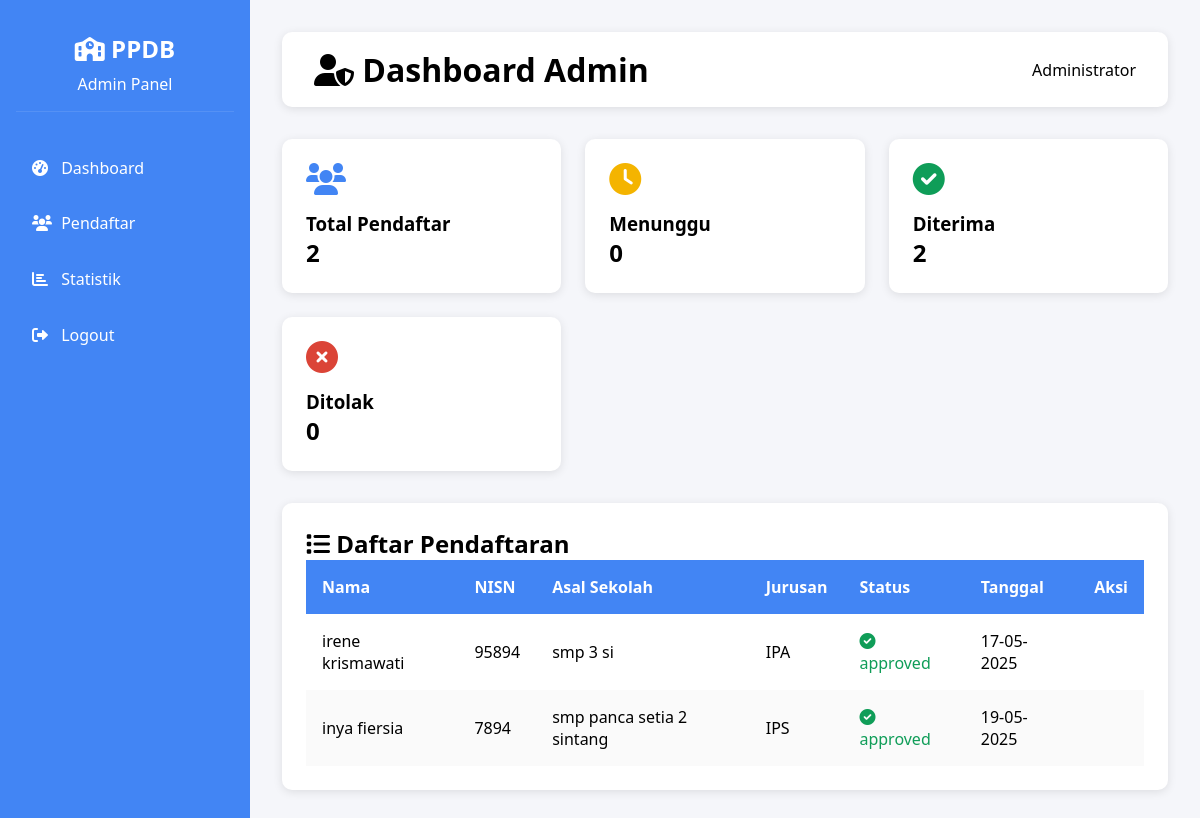
The page /admin/dashboard (signed in) on the database its author committed.
### app/models.py (models this page shows)
class User(UserMixin, db.Model):
    __tablename__ = 'users'
    id = db.Column(db.Integer, primary_key=True)
    username = db.Column(db.String(80), unique=True, nullable=False)
    email = db.Column(db.String(120), unique=True, nullable=False)
    password = db.Column(db.String(200), nullable=False)
    name = db.Column(db.String(100))
    role = db.Column(db.String(20), default='user')  # 'admin' or 'user'
    is_active = db.Column(db.Boolean, default=True)
    pendaftarans = db.relationship('Pendaftaran', backref='user', lazy=True)
    def is_admin(self):
        return self.role == 'admin'

class Pendaftaran(db.Model):
    __tablename__ = 'pendaftaran'
    id = db.Column(db.Integer, primary_key=True)
    nama = db.Column(db.String(100), nullable=False)
    nisn = db.Column(db.String(20), nullable=False, unique=True)
    asal_sekolah = db.Column(db.String(100), nullable=False)
    alamat = db.Column(db.String(200), nullable=False)
    no_hp = db.Column(db.String(20), nullable=False)
    pilihan_jurusan = db.Column(db.String(50), nullable=False)
    status = db.Column(db.String(20), default='pending')  # pending, approved, rejected
    user_id = db.Column(db.Integer, db.ForeignKey('users.id'), nullable=False)
    tanggal_daftar = db.Column(db.DateTime, default=db.func.current_timestamp())

### app/routes/admin.py (the view)
@admin_bp.route('/dashboard')
@login_required
@admin_required
def dashboard():
    pendaftarans = Pendaftaran.query.all()
    return render_template('dashboard_admin.html',
        pendaftarans=pendaftarans,
        current_user=current_user
    )

### app/__init__.py (called while the page is built)
def create_app():
    app = Flask(__name__)
    app.config['SECRET_KEY'] = 'your-secret-key'
    app.config['SQLALCHEMY_DATABASE_URI'] = 'sqlite:///ppdb.db'
    app.config['SQLALCHEMY_TRACK_MODIFICATIONS'] = False
    db.init_app(app)
    login_manager.init_app(app)
    login_manager.login_view = 'auth_bp.login'
    from app.models import User
    @login_manager.user_loader
    def load_user(user_id):
        return User.query.get(int(user_id))
    from app.routes.main import main_bp
    from app.routes.auth import auth_bp
    from app.routes.admin import admin_bp
    app.register_blueprint(main_bp)
    app.register_blueprint(auth_bp)
    app.register_blueprint(admin_bp)
    return app

### app/routes/auth.py (called while the page is built)
def admin_required(f):
    @wraps(f)
    def decorated_function(*args, **kwargs):
        if not current_user.is_authenticated or not current_user.is_admin():
            abort(403)  # Forbidden
        return f(*args, **kwargs)
    return decorated_function

### app/templates/dashboard_admin.html (shortened to what this page needs)
<!DOCTYPE html>
<html lang="id">
<head>
    <link rel="stylesheet" href="https://cdnjs.cloudflare.com/ajax/libs/font-awesome/6.0.0/css/all.min.css">
</head>
<body>
    <div class="wrapper">
        <div class="sidebar">
            <div class="sidebar-header">
                <h2><i class="fas fa-school"></i> PPDB</h2>
                <p>Admin Panel</p>
            </div>
            <nav class="nav-menu">
                <a href="#" class="nav-item">
                    <i class="fas fa-tachometer-alt"></i> Dashboard
                </a>
                <a href="#" class="nav-item">
                    <i class="fas fa-users"></i> Pendaftar
                </a>
                <a href="#" class="nav-item">
                    <i class="fas fa-chart-bar"></i> Statistik
                </a>
                <a href="{{ url_for('auth_bp.logout') }}" class="nav-item">
                    <i class="fas fa-sign-out-alt"></i> Logout
                </a>
            </nav>
        </div>
        <div class="main-content">
            <div class="header">
                <h1><i class="fas fa-user-shield"></i> Dashboard Admin</h1>
                <div class="user-info">
                    <span>{{ current_user.name }}</span>
                </div>
            </div>
            <div class="stats-grid">
                <div class="stat-card">
                    <i class="fas fa-users" style="color: var(--primary-color)"></i>
                    <h3>Total Pendaftar</h3>
                    <h2>{{ pendaftarans|length }}</h2>
                </div>
                <div class="stat-card">
                    <i class="fas fa-clock" style="color: var(--warning-color)"></i>
                    <h3>Menunggu</h3>
                    <h2>{{ pendaftarans|selectattr('status', 'equalto', 'pending')|list|length }}</h2>
                </div>
                <div class="stat-card">
                    <i class="fas fa-check-circle" style="color: var(--success-color)"></i>
                    <h3>Diterima</h3>
                    <h2>{{ pendaftarans|selectattr('status', 'equalto', 'approved')|list|length }}</h2>
                </div>
                <div class="stat-card">
                    <i class="fas fa-times-circle" style="color: var(--danger-color)"></i>
                    <h3>Ditolak</h3>
                    <h2>{{ pendaftarans|selectattr('status', 'equalto', 'rejected')|list|length }}</h2>
                </div>
            </div>
            <div class="table-container">
                <h2><i class="fas fa-list"></i> Daftar Pendaftaran</h2>
                {% if pendaftarans %}
                <table>
                    <thead>
                        <tr>
                            <th>Nama</th>
                            <th>NISN</th>
                            <th>Asal Sekolah</th>
                            <th>Jurusan</th>
                            <th>Status</th>
                            <th>Tanggal</th>
                            <th>Aksi</th>
                        </tr>
                    </thead>
                    <tbody>
                        {% for p in pendaftarans %}
                        <tr>
                            <td>{{ p.nama }}</td>
                            <td>{{ p.nisn }}</td>
                            <td>{{ p.asal_sekolah }}</td>
                            <td>{{ p.pilihan_jurusan }}</td>
                            <td class="status-{{ p.status }}">
                                <i class="fas fa-{% if p.status == 'pending' %}clock{% elif p.status == 'approved' %}check-circle{% else %}times-circle{% endif %}"></i>
                                {{ p.status }}
                            </td>
                            <td>{{ p.tanggal_daftar.strftime('%d-%m-%Y') }}</td>
                            <td>
                            </td>
                        </tr>
                        {% endfor %}
                    </tbody>
                </table>
                {% else %}
                <p>Belum ada pendaftaran.</p>
                {% endif %}
            </div>
        </div>
    </div>
</body>
</html>

### app/templates/dashboard_admin.html (style rules this page uses)
:root { --primary-color: #4285f4; --secondary-color: #9b59b6; --success-color: #0f9d58; --danger-color: #db4437; --warning-color: #f4b400; --light-bg: #f5f6fa; --white: #ffffff; --dark: #2c3e50; }
* { margin: 0; padding: 0; box-sizing: border-box; font-family: 'Segoe UI', sans-serif; }
body { background: var(--light-bg); }
.wrapper { display: flex; min-height: 100vh; }
.sidebar { width: 250px; background: var(--primary-color); color: var(--white); padding: 1rem; }
.sidebar-header { text-align: center; padding: 1rem 0; border-bottom: 1px solid rgba(255,255,255,0.1); }
.sidebar-header h2 { font-size: 1.5rem; margin-bottom: 0.5rem; }
.nav-menu { margin-top: 2rem; }
.nav-item { display: block; padding: 0.8rem 1rem; color: var(--white); text-decoration: none; border-radius: 5px; margin-bottom: 0.5rem; transition: all 0.3s; }
.nav-item i { width: 25px; }
.main-content { flex: 1; padding: 2rem; }
.header { background: var(--white); padding: 1rem 2rem; border-radius: 10px; box-shadow: 0 2px 10px rgba(0,0,0,0.1); margin-bottom: 2rem; display: flex; justify-content: space-between; align-items: center; }
.stats-grid { display: grid; grid-template-columns: repeat(auto-fit, minmax(240px, 1fr)); gap: 1.5rem; margin-bottom: 2rem; }
.stat-card { background: var(--white); padding: 1.5rem; border-radius: 10px; box-shadow: 0 2px 10px rgba(0,0,0,0.1); }
.stat-card i { font-size: 2rem; margin-bottom: 1rem; }
.table-container { background: var(--white); padding: 1.5rem; border-radius: 10px; box-shadow: 0 2px 10px rgba(0,0,0,0.1); }
table { width: 100%; border-collapse: collapse; }
th, td { padding: 1rem; text-align: left; }
th { background: var(--primary-color); color: var(--white); }
tr:nth-child(even) { background: rgba(0,0,0,0.02); }
.status-approved { color: var(--success-color); }

### rows shown on the page
User: name "Administrator"
Pendaftaran: nama "irene krismawati", nisn "95894", asal_sekolah "smp 3 si", pilihan_jurusan "IPA", status "approved", tanggal_daftar "17-05-2025"
Pendaftaran: nama "inya fiersia", nisn "7894", asal_sekolah "smp panca setia 2 sintang", pilihan_jurusan "IPS", status "approved", tanggal_daftar "19-05-2025"

### other values the page prints
{{ pendaftarans|length }} "2"
{{ pendaftarans|selectattr('status', 'equalto', 'pending')|list|length }} "0"
{{ pendaftarans|selectattr('status', 'equalto', 'approved')|list|length }} "2"
{{ pendaftarans|selectattr('status', 'equalto', 'rejected')|list|length }} "0"
